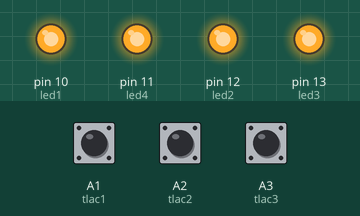
Bench run of a sketch on a simulated Arduino Uno, built with avr-gcc and run on an emulated ATmega328P. Parts: output pins drawn as LEDs (lit = HIGH). The inputs (shaded band) are chosen by the test bench; at power-on: A1 (tlac1) HIGH, A2 (tlac2) HIGH, A3 (tlac3) HIGH.

Above: at 1.2 s.
1.3 s: A1 (tlac1) pulled LOW for 0.15 s
At 1.37 s:
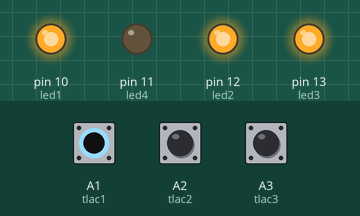
2.9 s: A2 (tlac2) pulled LOW for 0.15 s
At 2.97 s:
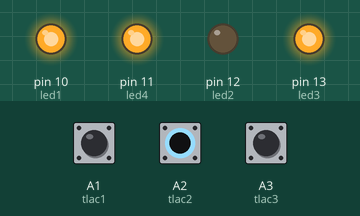
4.5 s: A3 (tlac3) pulled LOW for 0.15 s
At 4.57 s:
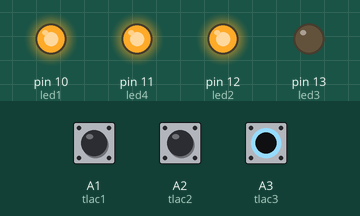
6.1 s: A3 (tlac3) pulled LOW for 3.2 s
At 10.0 s:
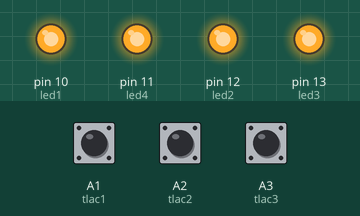
10.8 s: A1 (tlac1) pulled LOW for 3.2 s
At 11.1 s:
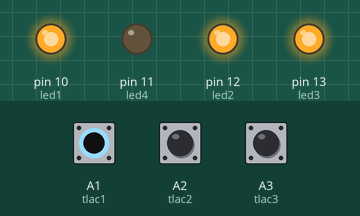
15.5 s: A1 (tlac1) driven LOW and A2 (tlac2) driven LOW
At 15.9 s:
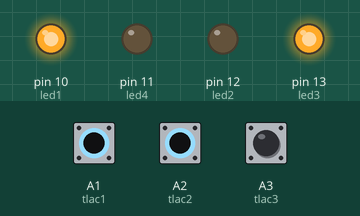
Timing chart, 0 to 18.0 s (numbered marks = the images above; inputs shaded):
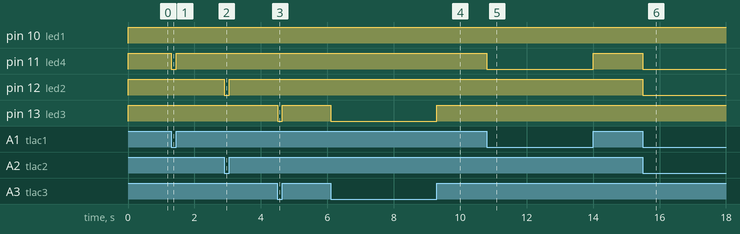

Measured:
- after the input at 1.3 s, pin 11 (led4): HIGH → LOW at once, → HIGH 0.15 s later
- after the input at 2.9 s, pin 12 (led2): HIGH → LOW at once, → HIGH 0.15 s later
- after the input at 4.5 s, pin 13 (led3): HIGH → LOW at once, → HIGH 0.15 s later
- after the input at 6.1 s, pin 13 (led3): HIGH → LOW at once, → HIGH 3.2 s later
- after the input at 10.8 s, pin 11 (led4): HIGH → LOW at once, → HIGH 3.2 s later
- after the input at 15.5 s, pin 11 (led4), pin 12 (led2): HIGH → LOW at once

The sketch:

tlacitko.ino
```cpp
/* Tlacitko a led*/
#define led1 10
#define led2 12
#define led3 13
#define led4 11
#define sviti HIGH
#define nesviti LOW
#define tlac1 A1
#define tlac2 A2
#define tlac3 A3

int h1;
int h2;
int h3;
int j;
void setup()
{
	pinMode(led1,OUTPUT);
  pinMode(led2,OUTPUT);
	pinMode(led3,OUTPUT);
  pinMode(led4,OUTPUT);
	pinMode(tlac1,INPUT_PULLUP);
	pinMode(tlac2,INPUT_PULLUP);
	pinMode(tlac3,INPUT_PULLUP);
}
void loop()
{
	h1 = !digitalRead(tlac1);
	h2 = !digitalRead(tlac2);
	h3 = !digitalRead(tlac3);

  // prvni tlacitko
	j = !digitalRead(tlac1);
	if (j == 0) {
		digitalWrite(led4, sviti);
	} else {
		digitalWrite(led4, nesviti);
	}

	// druhe tlacitko
	j = !digitalRead(tlac2);
	if (j == 0) {
		digitalWrite(led2, sviti);
	} else {
		digitalWrite(led2, nesviti);
	}

	// treti tlacitko
	j = !digitalRead(tlac3);
	if (j == 0) {
		digitalWrite(led3, sviti);
	} else {
		digitalWrite(led3, nesviti);
	}

	if(h1 == 1 && h2 == 1 && h3 == 1){
		digitalWrite(led1, nesviti);
	}
	else{
	digitalWrite(led1, sviti);
	}
}
```
